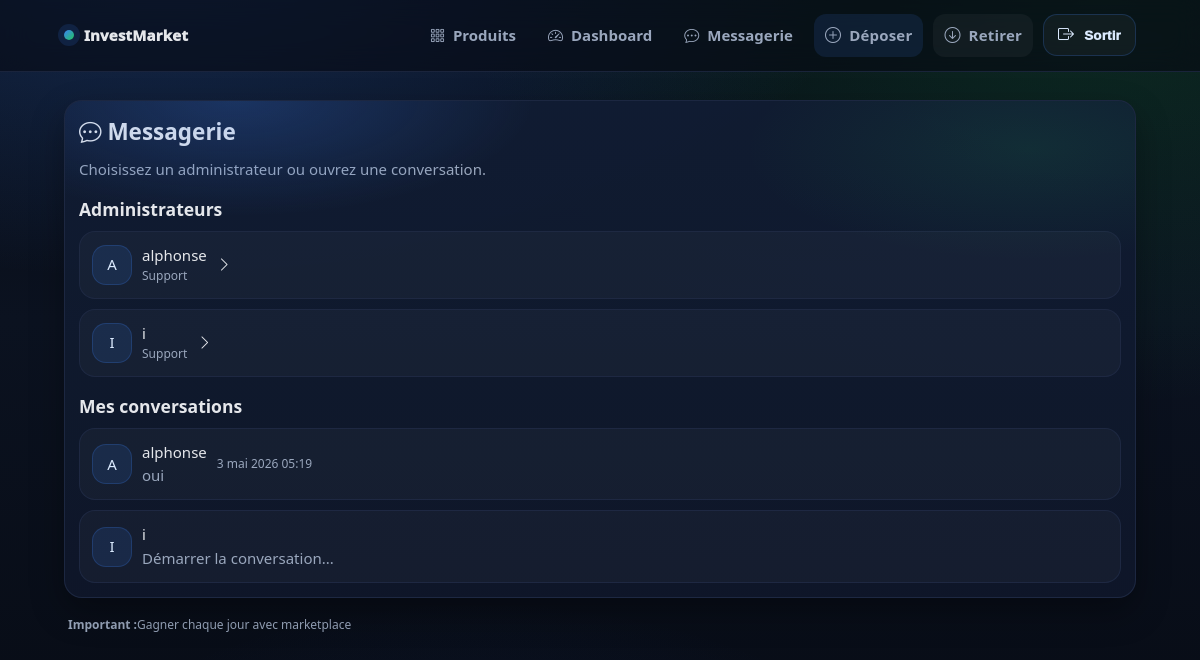
Page /messages/ (signed in) on the committed database.
### messaging/models.py (models this page shows, shortened)
class Conversation(models.Model):
    user = models.ForeignKey(
        settings.AUTH_USER_MODEL,
        on_delete=models.CASCADE,
        related_name="conversations_as_user",
    )
    admin = models.ForeignKey(
        settings.AUTH_USER_MODEL,
        on_delete=models.CASCADE,
        related_name="conversations_as_admin",
    )
    last_message_at = models.DateTimeField(null=True, blank=True)
    last_message_preview = models.CharField(max_length=160, blank=True)
    created_at = models.DateTimeField(auto_now_add=True)
    class Meta:
        unique_together = ("user", "admin")
        ordering = ["-last_message_at", "-created_at"]

### messaging/views.py (the view)
# urls.py: path("", views.threads, name="msg_threads"),
@login_required
def threads(request):
    convs = (
        Conversation.objects.filter(user=request.user)
        .select_related("admin")
        .annotate(
            unread_count=Count(
                "messages",
                filter=Q(messages__sender_id=F("admin_id"), messages__read_at__isnull=True),
            )
        )
        .order_by("-last_message_at", "-created_at")
    )
    admins = User.objects.filter(is_staff=True, is_active=True).order_by("username")[:50]
    return render(request, "messaging/threads.html", {"conversations": convs, "admins": admins})

### templates/messaging/threads.html (shortened to what this page needs)
{% extends "base.html" %}
{% block content %}
<section class="section">
  <div class="card glow reveal">
    <h1 style="margin:0"><i class="bi bi-chat-dots"></i> Messagerie</h1>
    <p class="muted" style="margin-top:8px">Choisissez un administrateur ou ouvrez une conversation.</p>
    <h3 style="margin:14px 0 8px">Administrateurs</h3>
    <div class="chat-admins">
      {% for a in admins %}
        <a class="chat-admin" href="{% url 'msg_start' a.id %}">
          <div class="chat-avatar">{{ a.username|slice:":1"|upper }}</div>
          <div class="chat-admin-meta">
            <div class="chat-admin-name">{{ a.username }}</div>
            <div class="muted" style="font-size:12px">Support</div>
          </div>
          <div class="chat-admin-go"><i class="bi bi-chevron-right"></i></div>
        </a>
      {% empty %}
        <div class="muted">Aucun admin disponible.</div>
      {% endfor %}
    </div>
    <h3 style="margin:16px 0 8px">Mes conversations</h3>
    {% if conversations %}
      <div class="chat-threads">
        {% for c in conversations %}
          <a class="chat-thread" href="{% url 'msg_chat' c.id %}">
            <div class="chat-avatar-wrap">
              <div class="chat-avatar">{{ c.admin.username|slice:":1"|upper }}</div>
            </div>
            <div class="chat-thread-meta">
              <div class="chat-thread-title">{{ c.admin.username }}</div>
              <div class="chat-thread-preview muted">{{ c.last_message_preview|default:"Démarrer la conversation..." }}</div>
            </div>
            <div class="chat-thread-time muted" style="font-size:12px;text-align:right">
              {% if c.last_message_at %}{{ c.last_message_at }}{% endif %}
            </div>
          </a>
        {% endfor %}
      </div>
    {% else %}
      <div class="muted">Aucune conversation.</div>
    {% endif %}
  </div>
</section>
{% endblock %}

### static/css/styles.css (style rules this page uses)
:root { --bg: #070b14; --bg2:#0b1220; --card:#0f172a; --card2:#111c33; --text:#e5e7eb; --muted:#9aa7bd; --primary:#3b82f6; --primary2:#2563eb; --soft:#0b1f3a; --border:#1f2a44; --border2:#223152; --success:#22c55e; --warning:#f59e0b; --danger:#ef4444; --radius:18px; --radius-sm:14px; --shadow: 0 20px 60px rgba(0,0,0,.45); --shadow-soft: 0 14px 34px rgba(0,0,0,.32); --ring: 0 0 0 4px rgba(59,130,246,.20); }
* { box-sizing:border-box }
html,body { height:100% }
body { margin:0; font-family: system-ui, -apple-system, Segoe UI, Roboto, Arial; color:var(--text); font-size:15px; line-height:1.55; background: radial-gradient(1200px 600px at 14% -10%, rgba(59,130,246,.30) 0%, transparent 60%), radial-gradient(1100px 700px at 92% 0%, rgba(34,197,94,.16) 0%, transparent 58%), radial-gradient(900px 600px at 40% 120%, rgba(37,99,235,.14) 0%, transparent 60%), linear-gradient(180deg, var(--bg) 0%, var(--bg2) 40%, var(--bg) 100%); }
.muted { color:var(--muted) }
.card { background: linear-gradient(180deg, rgba(17,28,51,.94), rgba(15,23,42,.94)); border:1px solid rgba(31,42,68,.9); border-radius: var(--radius); padding:14px; box-shadow: var(--shadow-soft); }
.card.glow { position:relative; overflow:hidden; }
.card.glow:before { content:""; position:absolute; inset:-2px; background: radial-gradient(460px 180px at 16% 0%, rgba(59,130,246,.24), transparent 65%), radial-gradient(460px 180px at 90% 10%, rgba(34,197,94,.10), transparent 62%); pointer-events:none; }
.reveal { opacity:1; transform:none; }
html.motion .reveal { opacity:0; transform: translateY(10px); transition: opacity .45s ease, transform .45s ease; }
html.motion .reveal.is-visible { opacity:1; transform: translateY(0); }
.section { margin-top:14px }
.chat-avatar { width:40px;height:40px; border-radius:14px; display:flex; align-items:center; justify-content:center; font-weight:1100; color:#dbeafe; background: rgba(59,130,246,.12); border:1px solid rgba(59,130,246,.22); }
.chat-admins, .chat-threads { display:grid; gap:10px; margin-top:8px; }
.chat-admin, .chat-thread { display:flex; align-items:center; gap:10px; padding:12px; border-radius:16px; border:1px solid rgba(31,42,68,.92); background: rgba(255,255,255,.03); text-decoration:none; color:inherit; }
.chat-avatar-wrap { position:relative; width:40px; height:40px; flex: 0 0 40px; }

### rows in the picture
Conversation: admin.username "A", admin.username "alphonse", last_message_preview "oui", last_message_at "3 mai 2026 05:19"
Conversation: admin.username "I", admin.username "i", last_message_preview "Démarrer la conversation..."

### other values in the picture
{{ a.username|slice:":1"|upper }} "A"
{{ a.username }} "alphonse"
{{ a.username|slice:":1"|upper }} "I"
{{ a.username }} "i"
